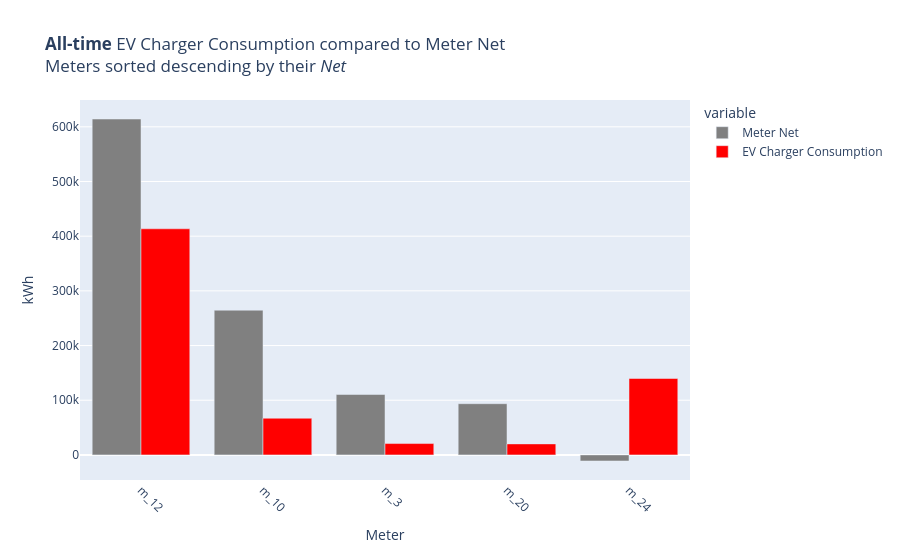

Source (notebook cell):
### Markdown cell above
## Plotting

### Code cell
# Plot per-Meter EVCharger consumption alongside Meter's Net flow, sorted by the latter descending.
fig = px.bar(
    meter_combined_data.sort_values(by="Meter Net", ascending=False),
    x="meter_id",
    y=["Meter Net", "EV Charger Consumption"],
    labels={"value": "kWh", "meter_id": "Meter"},
    barmode="group",
    color_discrete_map={"Meter Net": "gray", "EV Charger Consumption": "red"},
    title="<b>All-time</b> EV Charger Consumption compared to Meter Net<br>Meters sorted descending by their <i>Net</i>",
)
fig.update_xaxes(tickangle=45)
fig.show()

### Figure 1 — Plotly figure (JSON) as saved in the notebook; plotly's stock layout.template omitted (floating-point values rounded to 4 significant figures)
{"data": [{"alignmentgroup": "True", "hovertemplate": "variable=Meter Net<br>Meter=%{x}<br>kWh=%{y}<extra></extra>", "legendgroup": "Meter Net", "marker": {"color": "gray", "pattern": {"shape": ""}}, "name": "Meter Net", "offsetgroup": "Meter Net", "orientation": "v", "showlegend": true, "textposition": "auto", "type": "bar", "x": ["m_12", "m_10", "m_3", "m_20", "m_24"], "xaxis": "x", "y": [614300.0, 264600.0, 110500.0, 93660.0, -11140.0], "yaxis": "y"}, {"alignmentgroup": "True", "hovertemplate": "variable=EV Charger Consumption<br>Meter=%{x}<br>kWh=%{y}<extra></extra>", "legendgroup": "EV Charger Consumption", "marker": {"color": "red", "pattern": {"shape": ""}}, "name": "EV Charger Consumption", "offsetgroup": "EV Charger Consumption", "orientation": "v", "showlegend": true, "textposition": "auto", "type": "bar", "x": ["m_12", "m_10", "m_3", "m_20", "m_24"], "xaxis": "x", "y": [413500.0, 67080.0, 20770.0, 20130.0, 139700.0], "yaxis": "y"}], "layout": {"barmode": "group", "legend": {"title": {"text": "variable"}, "tracegroupgap": 0}, "title": {"text": "<b>All-time</b> EV Charger Consumption compared to Meter Net<br>Meters sorted descending by their <i>Net</i>"}, "xaxis": {"anchor": "y", "domain": [0.0, 1.0], "tickangle": 45, "title": {"text": "Meter"}}, "yaxis": {"anchor": "x", "domain": [0.0, 1.0], "title": {"text": "kWh"}}}}
